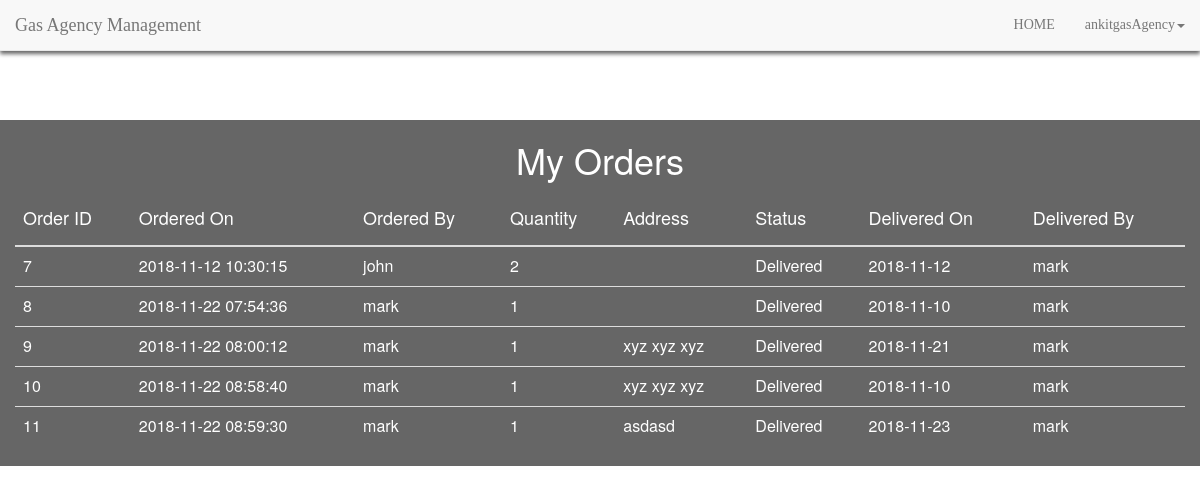
Page /viewAllOrders.php (signed in) on the committed database.
### tables this page shows
CREATE TABLE IF NOT EXISTS `orders` (
  `id` int(11) NOT NULL,
  `orderedBy` varchar(10) NOT NULL,
  `quantity` int(11) NOT NULL,
  `addressToD` varchar(250) NOT NULL,
  `status` tinyint(4) NOT NULL,
  `deliveredBy` varchar(20) NOT NULL,
  `agencyId` int(11) NOT NULL,
  `orderedOn` timestamp NOT NULL DEFAULT CURRENT_TIMESTAMP,
  `deliveredOn` varchar(20) NOT NULL
);

CREATE TABLE IF NOT EXISTS `user` (
  `id` int(11) NOT NULL,
  `name` varchar(15) NOT NULL,
  `email` varchar(25) NOT NULL,
  `password` varchar(15) NOT NULL,
  `address` varchar(100) NOT NULL
);

### viewAllOrders.php (the view, shortened to what this page needs)
<html>
    <head>
<link href="css/simpleGridTemplate.css" rel="stylesheet" type="text/css">
<link href="css/bootstrap.css" rel="stylesheet" type="text/css">
<link href="css/Animate.css" rel="stylesheet" type="text/css">
<link rel="stylesheet" href="https://use.fontawesome.com/releases/v5.3.1/css/all.css">
<link rel="stylesheet" href="css/bootstrap.min.css">
<link href="css/Animate.css" rel="stylesheet" type="text/css">
<link href="css/animate.min.css" rel="stylesheet" type="text/css">
    </head>
    <body>
        <?php
        include 'navBar.php';
        ?>
            <div class="container-fluid" style="background-color: rgba(0,0,0,0.6); margin-top: 10%; ">
                <h1 style="color: #fff;">My Orders</h1>
                <table class="table " style="color: #fff;">
	<thead>
		<tr>
			<th><h4>Order ID</h4></th>
                        <th><h4>Ordered On</h4></th>
                         <th><h4>Ordered By</h4></th>
			<th><h4>Quantity</h4></th>
                        <th><h4>Address</h4></th>
                        <th><h4>Status</h4></th>
			<th><h4>Delivered On</h4></th>
                        <th><h4>Delivered By</h4></th>
		</tr>
	</thead>
	<tbody>
               <?php
                        include 'connect.php';
               $uid = $_SESSION["aid"];
                             $sql="select * from orders where agencyId = '$uid'";
                                 $appresult = $conn->query($sql);
                        if ($appresult->num_rows > 0) {
                             while($row = $appresult->fetch_assoc())
                                 {
                                 $id = $row['id'];
                                $oOn=$row['orderedOn'];
                                $quant=$row['quantity'];
                               $add=$row['addressToD'];
                               $uid = $row['orderedBy'];
                                  $dOn= $row['deliveredOn'];   $dBy = $row['deliveredBy'];
                                  $status = $row['status'];
                             $sql="select name from user where id = '$uid'";
                                 $appresult1 = $conn->query($sql);
                        if ($appresult1->num_rows > 0) {
                             if($row1 = $appresult1->fetch_assoc())
                                 {
                                $username=$row1['name'];
                        }}
                                ?>
                                <tr>
                                    <td><?php echo $id;?></td>
                                    <td><?php echo $oOn;?></td>
                                    <td><?php echo $username;?></td>
                                    <td><?php echo $quant;?></td>
                                     <td><?php echo $add;?></td>
                                    <td><?php if($status=="0"){
                                        echo 'not Delivered';
                                    }else{
                                       echo "Delivered";
                                    } ?></td>
                                    <td><?php echo $dOn;?></td>
                                    <td><?php echo $dBy;?></td>
                                </tr>
                                <?php
                                 }}
                              ?>
	</tbody>
</table>
      </div>
    </body>
</html>

### css/simpleGridTemplate.css (style rules this page uses)
* { margin: 0px; padding: 0px; box-sizing: border-box; }
body, html { height: 100%; font-family: Oswald-Regular, sans-serif; }
h1,h2,h3,h4,h5,h6 { margin: 0px; }
h1 { font-size:3em; font-weight: 300; line-height:1em; text-align: center; color: #4DC3FA; }

### rows in the picture
orders: id "7", orderedOn "2018-11-12 10:30:15", user.name "john", quantity "2", status "Delivered", deliveredOn "2018-11-12", deliveredBy "mark"
orders: id "8", orderedOn "2018-11-22 07:54:36", user.name "mark", quantity "1", status "Delivered", deliveredOn "2018-11-10", deliveredBy "mark"
orders: id "9", orderedOn "2018-11-22 08:00:12", user.name "mark", quantity "1", addressToD "xyz xyz xyz", status "Delivered", deliveredOn "2018-11-21", deliveredBy "mark"
orders: id "10", orderedOn "2018-11-22 08:58:40", user.name "mark", quantity "1", addressToD "xyz xyz xyz", status "Delivered", deliveredOn "2018-11-10", deliveredBy "mark"
orders: id "11", orderedOn "2018-11-22 08:59:30", user.name "mark", quantity "1", addressToD "asdasd", status "Delivered", deliveredOn "2018-11-23", deliveredBy "mark"

### other values in the picture
$myusername "ankitgasAgency"
